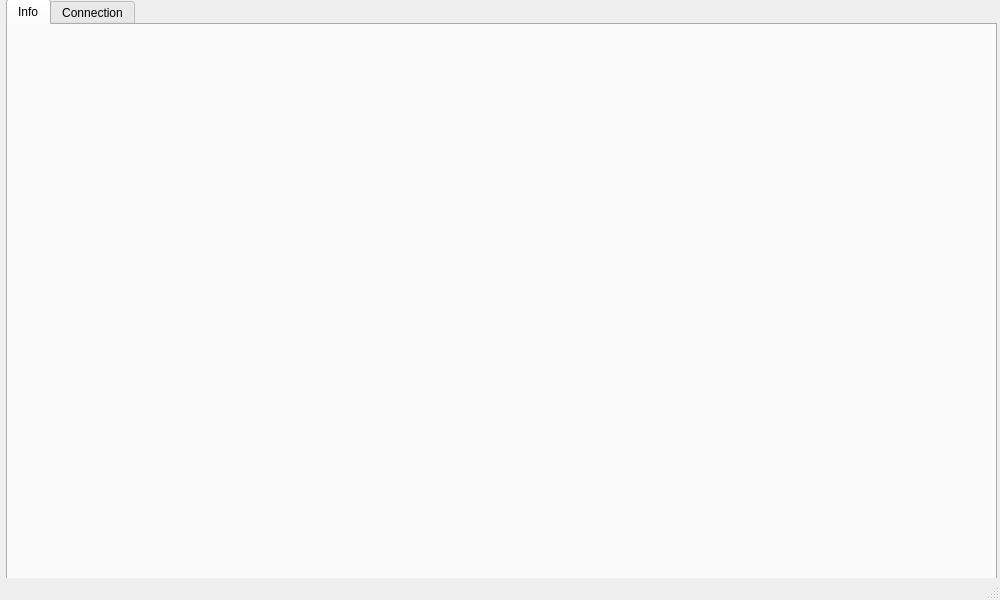
<?xml version="1.0" encoding="UTF-8"?>
<ui version="4.0">
 <class>MainWindow</class>
 <widget class="QMainWindow" name="MainWindow">
  <property name="geometry">
   <rect>
    <x>0</x>
    <y>0</y>
    <width>1000</width>
    <height>600</height>
   </rect>
  </property>
  <property name="sizePolicy">
   <sizepolicy hsizetype="Fixed" vsizetype="Fixed">
    <horstretch>0</horstretch>
    <verstretch>0</verstretch>
   </sizepolicy>
  </property>
  <property name="windowTitle">
   <string>ScopeGUI</string>
  </property>
  <widget class="QWidget" name="centralWidget">
   <property name="sizePolicy">
    <sizepolicy hsizetype="Fixed" vsizetype="Fixed">
     <horstretch>0</horstretch>
     <verstretch>0</verstretch>
    </sizepolicy>
   </property>
   <widget class="QTabWidget" name="tabWidget">
    <property name="geometry">
     <rect>
      <x>6</x>
      <y>-1</y>
      <width>991</width>
      <height>581</height>
     </rect>
    </property>
    <property name="currentIndex">
     <number>0</number>
    </property>
    <widget class="QWidget" name="tabInfo">
     <attribute name="title">
      <string>Info</string>
     </attribute>
     <widget class="QWidget" name="verticalLayoutWidget_2">
      <property name="geometry">
       <rect>
        <x>9</x>
        <y>9</y>
        <width>971</width>
        <height>541</height>
       </rect>
      </property>
      <layout class="QVBoxLayout" name="verticalLayoutInfo"/>
     </widget>
    </widget>
    <widget class="QWidget" name="tabConnection">
     <attribute name="title">
      <string>Connection</string>
     </attribute>
     <widget class="QWidget" name="verticalLayoutWidget">
      <property name="geometry">
       <rect>
        <x>9</x>
        <y>9</y>
        <width>971</width>
        <height>541</height>
       </rect>
      </property>
      <layout class="QVBoxLayout" name="verticalLayoutConnection"/>
     </widget>
    </widget>
   </widget>
  </widget>
  <widget class="QStatusBar" name="statusBar"/>
 </widget>
 <layoutdefault spacing="6" margin="11"/>
 <resources/>
 <connections/>
</ui>
